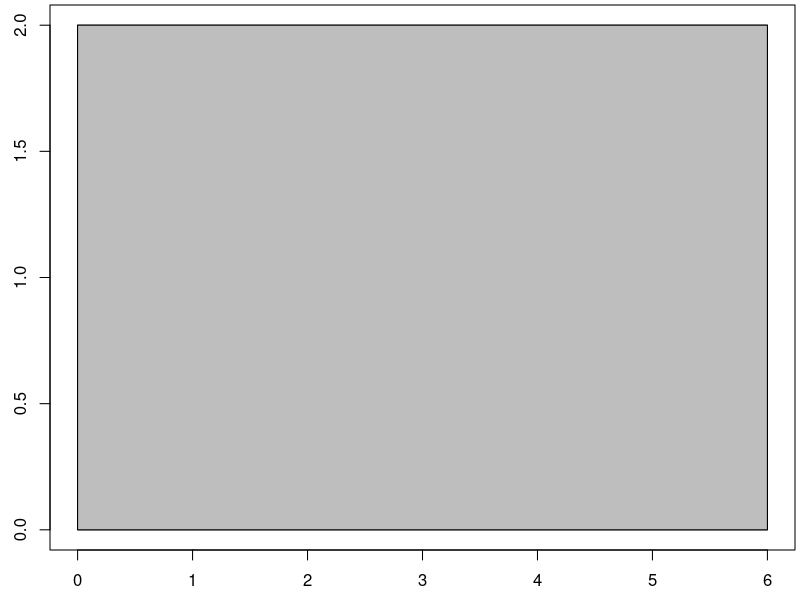
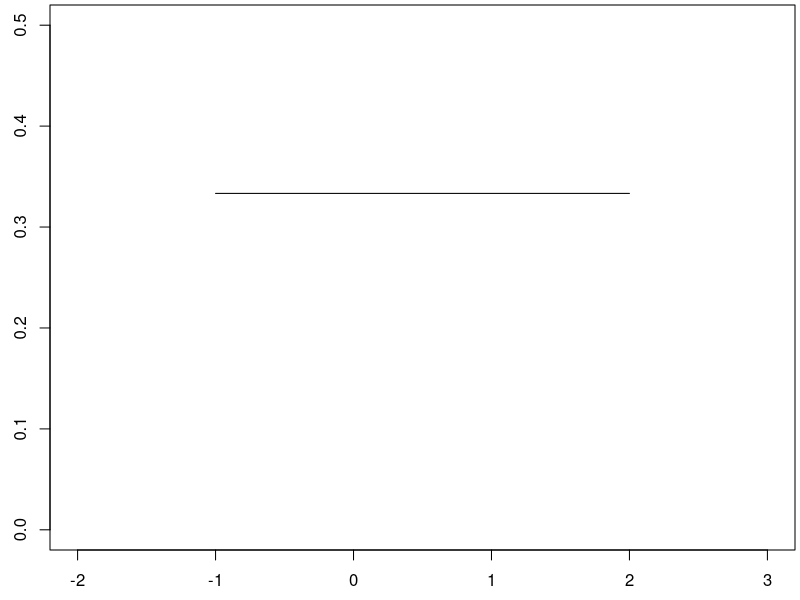
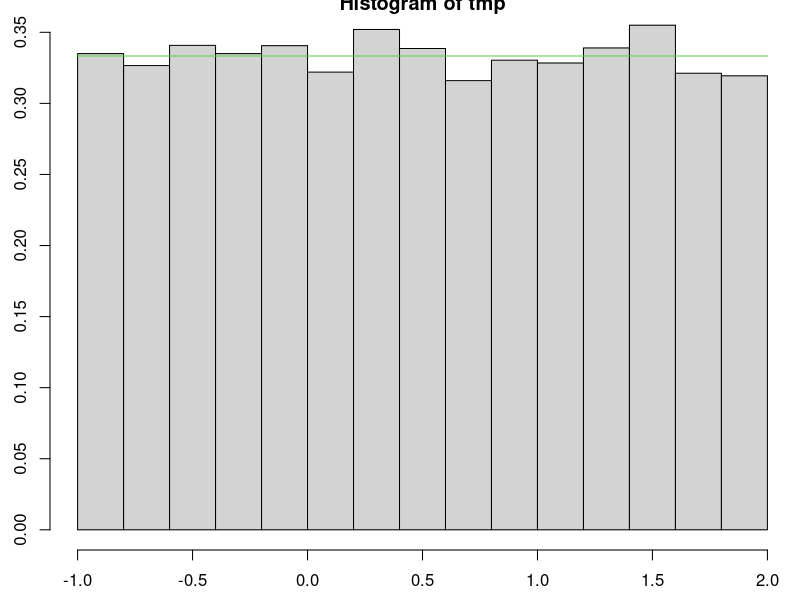
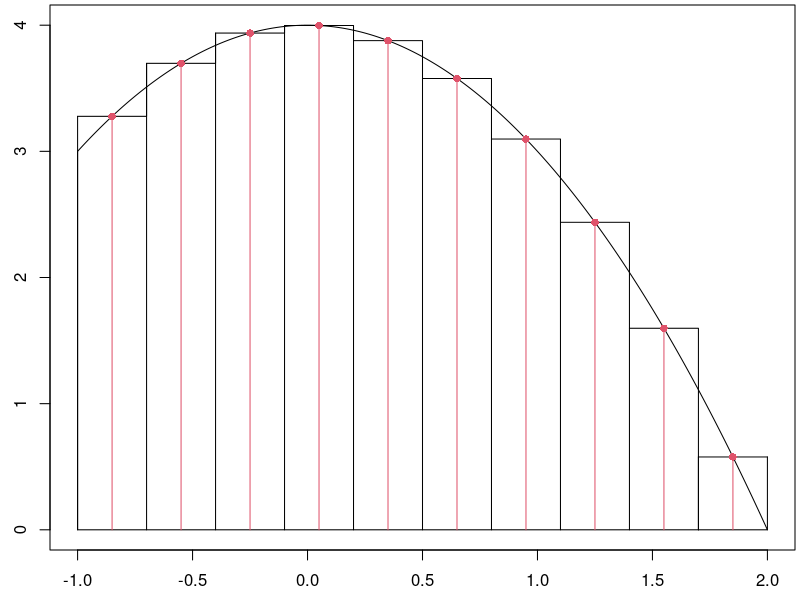
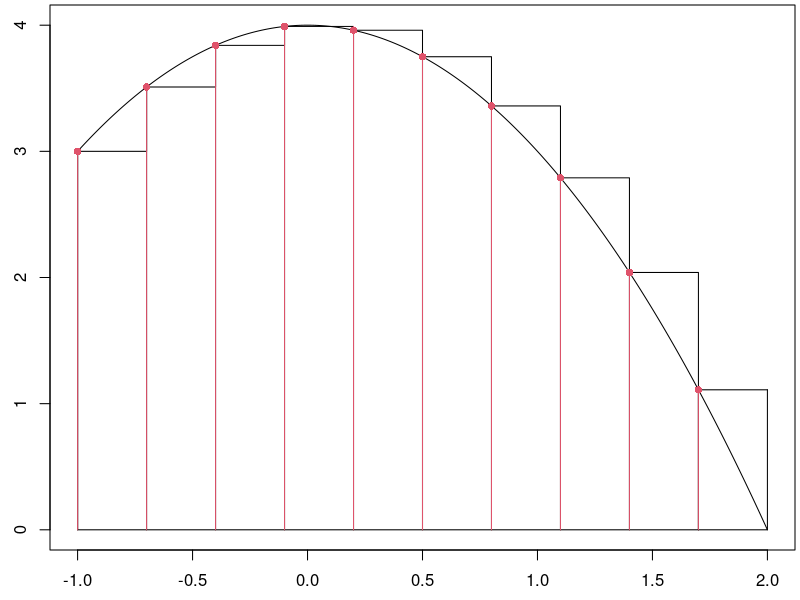
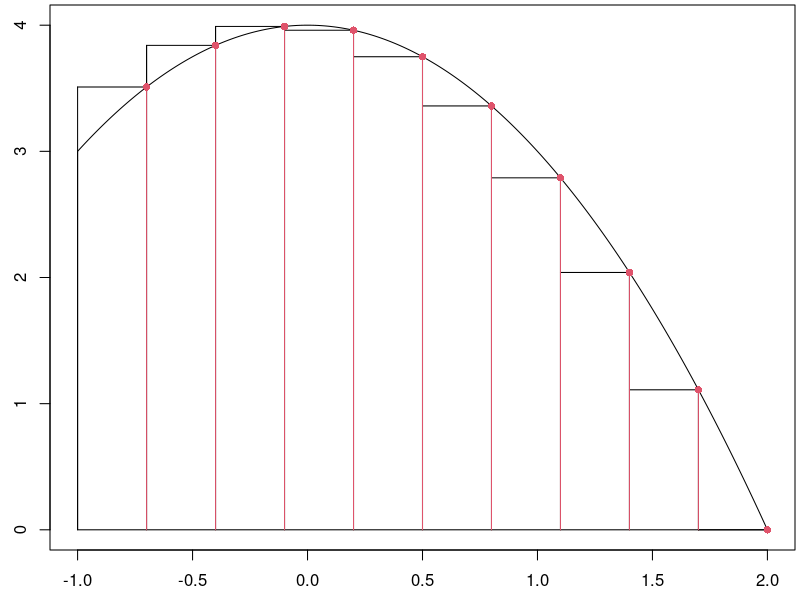

R code for these plots, in order:
draw_rect_approx <- function(f,a,b,num_rectangles, method = "mid"){
  n <- num_rectangles
  dx <- (b-a)/n
  x <- c(a,seq(a,b,dx/100),b,a)
  y <- c(0,f(seq(a,b,dx/100)),0,0)
  par(mar=c(2.5,2.5,0.25,0.25))
  plot(x,y,type = "l")
  
  if(method == "left"){
    xi <- seq(a+0*dx/2,b-dx/2,dx)
    lines(xi,f(xi),type = "h")
    lines(xi,f(xi),type = "s")
    lines(c(xi[n],xi[n]+dx),f(c(xi[n],xi[n])),type = "l")
    lines(c(xi[n],xi[n]+dx),f(c(xi[n],xi[n])),type = "h")
  }
  else if(method == "right"){
    xi <- seq(a+dx,b+dx/2,dx)
    lines(xi-dx,f(xi),type = "h")
    lines(xi-dx,f(xi),type = "s")
    lines(c(xi[n]-dx,xi[n]),f(c(xi[n],xi[n])),type = "l")
    lines(c(xi[n]-dx,xi[n]),f(c(xi[n],xi[n])),type = "h")
  } 
  else{#Use midpoint
    xi <- seq(a+dx/2,b,dx)
    lines(xi-dx/2,f(xi),type = "h")
    lines(xi-dx/2,f(xi),type = "s")
    lines(c(xi[n]-dx/2,xi[n]+dx/2),f(c(xi[n],xi[n])),type = "l")
    lines(c(xi[n]-dx/2,xi[n]+dx/2),f(c(xi[n],xi[n])),type = "h")
  }
}


draw_rug <- function(f,a,b,num_points=100){
  x <- c(a,seq(a,b,(b-a)/num_points),b,a)
  y <- c(0,f(seq(a,b,(b-a)/num_points)),0,0)
  par(mar=c(2.5,2.5,0.25,0.25))
  plot(x,y,type = "l")
  polygon(x,y,col="gray")
}



f <- function(x){2 + 0*x}
draw_rug(f,0,6)

f0 <- function(x,a=0,b=1){(1/(b-a))+0*x}

x <- seq(-1,2,0.1)
y <- f0(x,-1,2)

plot(x,y,type='l',xlim=c(-2,3),ylim=c(0,0.5))

set.seed(123)
tmp <- runif(25000,-1,2)
length(tmp)

hist(tmp,probability=TRUE)
lines(x,y,col=3)

num <- which(tmp<1.2)
head(num)
head(tmp)
length(num)
prob <- length(num)/length(tmp)
prob

(1.2-(-1))*(1/3)



g <- function(x){4-x^2}
a <- -1
b <- 2
n <- 10
dx <- (b-a)/n
draw_rect_approx(g,a,b,n) 

#Start at half of dx to the right of a, and then step by dx.
xi <- seq(a+dx/2,b,dx)
points(xi,g(xi),pch=16,col=2)
segments(xi,rep(0,length(xi)),xi,g(xi),col=2)

Ai <- g(xi)*dx
sum(Ai)


draw_rect_approx(g,a,b,n,method='left') 
#Start a, and then step by dx.
xi <- seq(a,b-dx,dx)
points(xi,g(xi),pch=16,col=2)
segments(xi,rep(0,length(xi)),xi,g(xi),col=2)

Ai <- g(xi)*dx
sum(Ai)

draw_rect_approx(g,a,b,n,method='right') 
#Start a plus dx, and then step by dx.
xi <- seq(a+dx,b,dx)
points(xi,g(xi),pch=16,col=2)
segments(xi,rep(0,length(xi)),xi,g(xi),col=2)

Ai <- g(xi)*dx
sum(Ai)



g <- function(x){4-x^2}
a <- -1
b <- 2
n <- 10
dx <- (b-a)/n

#Mid: Start at half of dx to the right of a, and then step by dx.
xi.m <- seq(a+dx/2,b,dx)
#Left: Start a, and then step by dx.
xi.L <- seq(a,b-dx,dx)
#Start a plus dx, and then step by dx.
xi.R <- seq(a+dx,b,dx)

Ai.m <- g(xi.m)*dx
Ai.L <- g(xi.L)*dx
Ai.R <- g(xi.R)*dx
sum(Ai.m)
sum(Ai.L)
sum(Ai.R)

